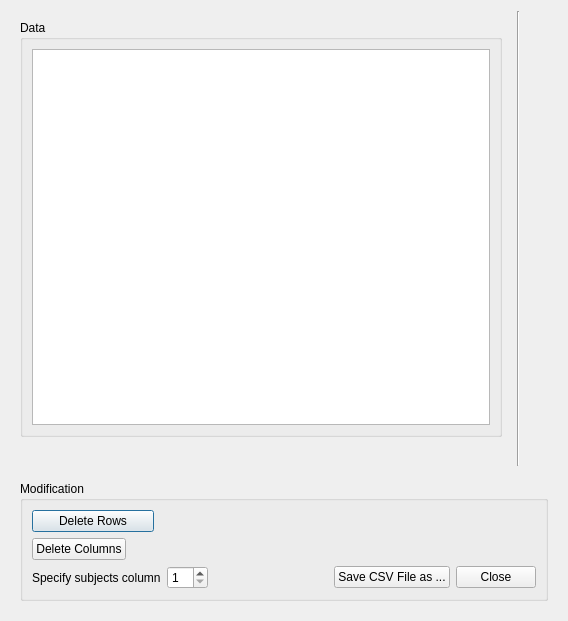
<?xml version="1.0" encoding="UTF-8"?>
<ui version="4.0">
 <class>EditInputDialog</class>
 <widget class="QDialog" name="EditInputDialog">
  <property name="geometry">
   <rect>
    <x>0</x>
    <y>0</y>
    <width>568</width>
    <height>621</height>
   </rect>
  </property>
  <property name="sizePolicy">
   <sizepolicy hsizetype="Preferred" vsizetype="Preferred">
    <horstretch>0</horstretch>
    <verstretch>0</verstretch>
   </sizepolicy>
  </property>
  <property name="windowTitle">
   <string>Dialog</string>
  </property>
  <layout class="QGridLayout" name="gridLayout">
   <item row="0" column="6" colspan="2">
    <widget class="QWidget" name="fileInformation_widget" native="true">
     <property name="sizePolicy">
      <sizepolicy hsizetype="Preferred" vsizetype="Preferred">
       <horstretch>0</horstretch>
       <verstretch>0</verstretch>
      </sizepolicy>
     </property>
     <layout class="QVBoxLayout" name="verticalLayout">
      <item>
       <widget class="QLabel" name="fileInformation_label">
        <property name="sizePolicy">
         <sizepolicy hsizetype="Preferred" vsizetype="Preferred">
          <horstretch>0</horstretch>
          <verstretch>0</verstretch>
         </sizepolicy>
        </property>
        <property name="text">
         <string/>
        </property>
        <property name="alignment">
         <set>Qt::AlignLeading|Qt::AlignLeft|Qt::AlignTop</set>
        </property>
       </widget>
      </item>
     </layout>
    </widget>
   </item>
   <item row="0" column="1" colspan="4">
    <widget class="QWidget" name="data_widget" native="true">
     <property name="minimumSize">
      <size>
       <width>500</width>
       <height>450</height>
      </size>
     </property>
     <layout class="QVBoxLayout" name="verticalLayout_3">
      <item>
       <widget class="QGroupBox" name="data_groupBox">
        <property name="title">
         <string>Data</string>
        </property>
        <layout class="QGridLayout" name="gridLayout_2">
         <item row="0" column="0" colspan="2">
          <widget class="QTableWidget" name="data_tableWidget"/>
         </item>
        </layout>
       </widget>
      </item>
      <item>
       <spacer name="horizontalSpacer">
        <property name="orientation">
         <enum>Qt::Horizontal</enum>
        </property>
        <property name="sizeHint" stdset="0">
         <size>
          <width>40</width>
          <height>20</height>
         </size>
        </property>
       </spacer>
      </item>
     </layout>
    </widget>
   </item>
   <item row="1" column="1" rowspan="4" colspan="7">
    <widget class="QWidget" name="modification_widget" native="true">
     <property name="sizePolicy">
      <sizepolicy hsizetype="Preferred" vsizetype="Preferred">
       <horstretch>0</horstretch>
       <verstretch>0</verstretch>
      </sizepolicy>
     </property>
     <layout class="QVBoxLayout" name="verticalLayout_4">
      <item>
       <widget class="QGroupBox" name="modification_groupBox">
        <property name="title">
         <string>Modification</string>
        </property>
        <layout class="QGridLayout" name="gridLayout_3">
         <item row="4" column="0">
          <widget class="QLabel" name="subjectColumn_label">
           <property name="sizePolicy">
            <sizepolicy hsizetype="Fixed" vsizetype="Preferred">
             <horstretch>0</horstretch>
             <verstretch>0</verstretch>
            </sizepolicy>
           </property>
           <property name="text">
            <string>Specify subjects column</string>
           </property>
          </widget>
         </item>
         <item row="4" column="1">
          <widget class="QSpinBox" name="para_subjectColumn_spinBox">
           <property name="sizePolicy">
            <sizepolicy hsizetype="Fixed" vsizetype="Fixed">
             <horstretch>0</horstretch>
             <verstretch>0</verstretch>
            </sizepolicy>
           </property>
           <property name="minimum">
            <number>1</number>
           </property>
          </widget>
         </item>
         <item row="2" column="0" colspan="2">
          <widget class="QPushButton" name="deleteRows_pushButton">
           <property name="sizePolicy">
            <sizepolicy hsizetype="Fixed" vsizetype="Fixed">
             <horstretch>0</horstretch>
             <verstretch>0</verstretch>
            </sizepolicy>
           </property>
           <property name="minimumSize">
            <size>
             <width>122</width>
             <height>0</height>
            </size>
           </property>
           <property name="text">
            <string>Delete Rows</string>
           </property>
          </widget>
         </item>
         <item row="3" column="0" colspan="2">
          <widget class="QPushButton" name="deleteColumns_pushButton">
           <property name="sizePolicy">
            <sizepolicy hsizetype="Fixed" vsizetype="Fixed">
             <horstretch>0</horstretch>
             <verstretch>0</verstretch>
            </sizepolicy>
           </property>
           <property name="minimumSize">
            <size>
             <width>0</width>
             <height>0</height>
            </size>
           </property>
           <property name="text">
            <string>Delete Columns</string>
           </property>
          </widget>
         </item>
         <item row="4" column="2">
          <spacer name="horizontalSpacer_2">
           <property name="orientation">
            <enum>Qt::Horizontal</enum>
           </property>
           <property name="sizeType">
            <enum>QSizePolicy::Minimum</enum>
           </property>
           <property name="sizeHint" stdset="0">
            <size>
             <width>40</width>
             <height>20</height>
            </size>
           </property>
          </spacer>
         </item>
         <item row="4" column="3">
          <widget class="QPushButton" name="saveFile_pushButton">
           <property name="sizePolicy">
            <sizepolicy hsizetype="Fixed" vsizetype="Fixed">
             <horstretch>0</horstretch>
             <verstretch>0</verstretch>
            </sizepolicy>
           </property>
           <property name="text">
            <string>Save CSV File as ...</string>
           </property>
          </widget>
         </item>
         <item row="4" column="4">
          <widget class="QPushButton" name="close_pushButton">
           <property name="sizePolicy">
            <sizepolicy hsizetype="Fixed" vsizetype="Fixed">
             <horstretch>0</horstretch>
             <verstretch>0</verstretch>
            </sizepolicy>
           </property>
           <property name="text">
            <string>Close</string>
           </property>
          </widget>
         </item>
         <item row="2" column="2" colspan="3">
          <spacer name="horizontalSpacer_3">
           <property name="orientation">
            <enum>Qt::Horizontal</enum>
           </property>
           <property name="sizeHint" stdset="0">
            <size>
             <width>40</width>
             <height>20</height>
            </size>
           </property>
          </spacer>
         </item>
         <item row="3" column="2" colspan="3">
          <spacer name="horizontalSpacer_4">
           <property name="orientation">
            <enum>Qt::Horizontal</enum>
           </property>
           <property name="sizeHint" stdset="0">
            <size>
             <width>40</width>
             <height>20</height>
            </size>
           </property>
          </spacer>
         </item>
        </layout>
       </widget>
      </item>
     </layout>
    </widget>
   </item>
   <item row="0" column="5">
    <widget class="Line" name="line">
     <property name="orientation">
      <enum>Qt::Vertical</enum>
     </property>
    </widget>
   </item>
  </layout>
 </widget>
 <tabstops>
  <tabstop>data_tableWidget</tabstop>
  <tabstop>deleteRows_pushButton</tabstop>
 </tabstops>
 <resources/>
 <connections>
  <connection>
   <sender>close_pushButton</sender>
   <signal>clicked()</signal>
   <receiver>EditInputDialog</receiver>
   <slot>close()</slot>
   <hints>
    <hint type="sourcelabel">
     <x>650</x>
     <y>512</y>
    </hint>
    <hint type="destinationlabel">
     <x>656</x>
     <y>514</y>
    </hint>
   </hints>
  </connection>
 </connections>
</ui>
